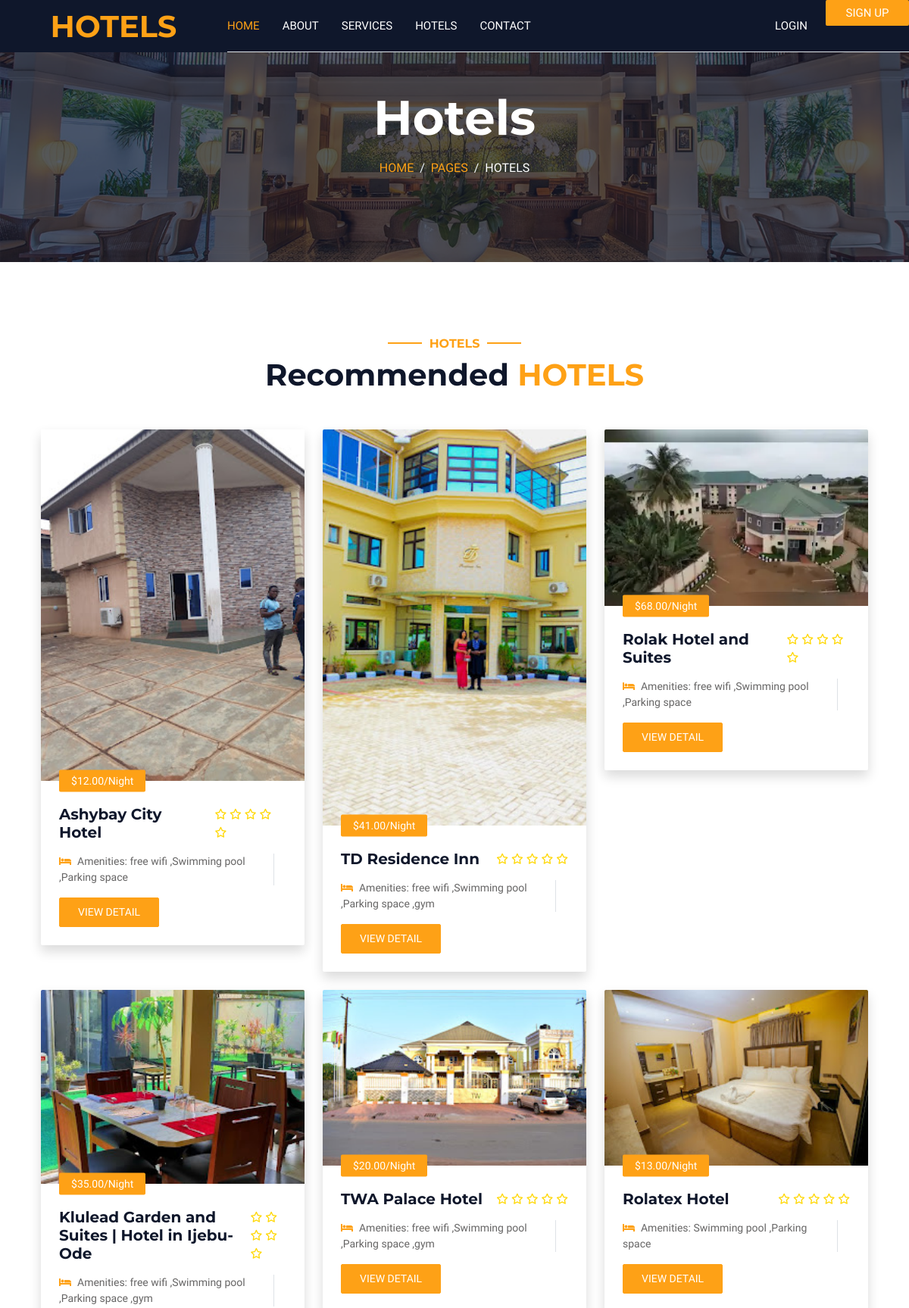
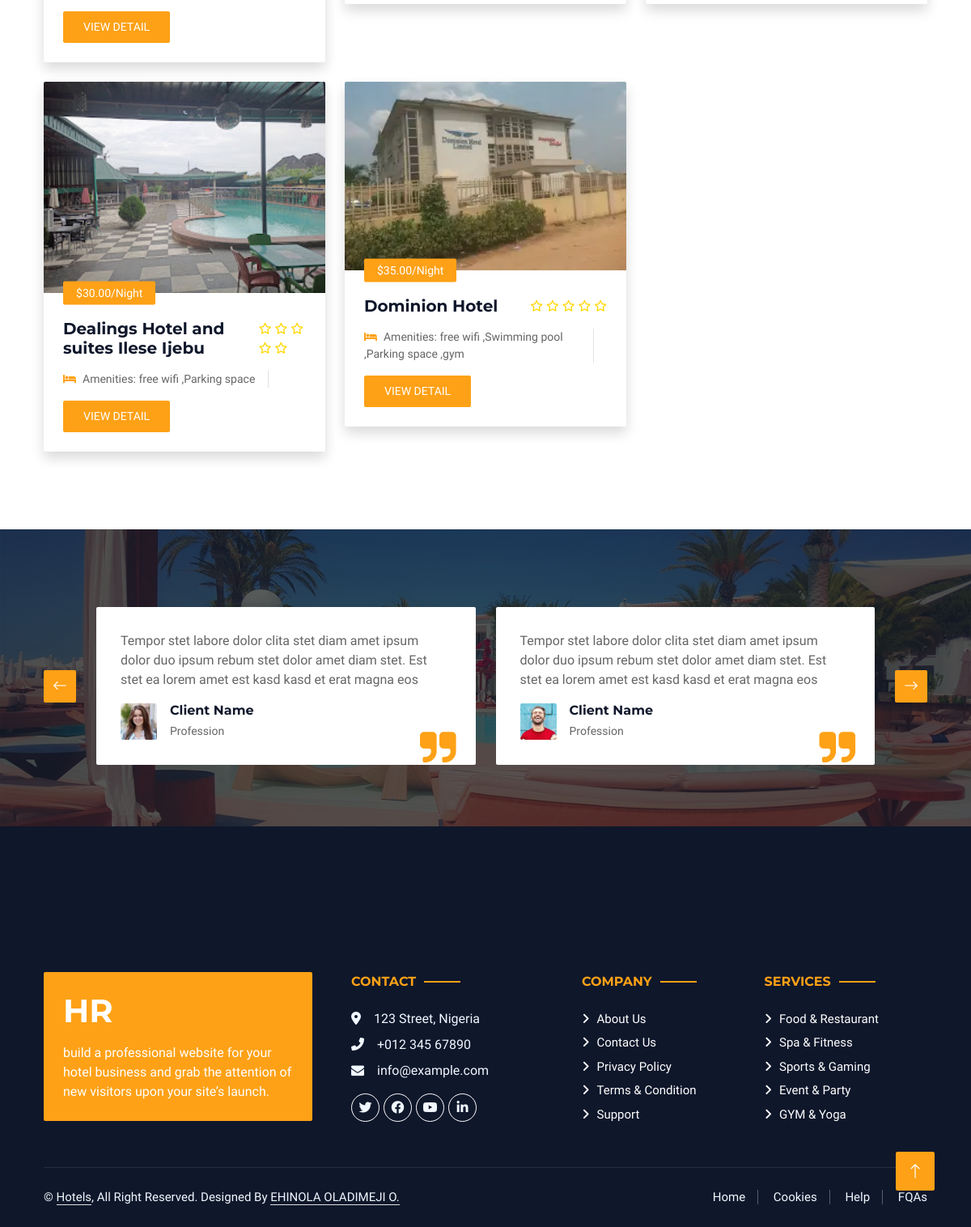
The page /hotel_list/ on the database its author committed (2 pictures, top to bottom).
### hotels/models.py (models this page shows)
class Hotel(models.Model):
    name = models.CharField(max_length=255)
    location = models.CharField(max_length=255)
    description = models.TextField()
    image = models.ImageField(upload_to="hotel_images/",null=True, blank=True)
    amenities = models.ManyToManyField(Amenity)  # Could be a JSONField or a many-to-many relationship for structured data
    price_per_night = models.DecimalField(max_digits=10, decimal_places=2)
    rating = models.FloatField()

class Amenity(models.Model):
    name = models.CharField(max_length=100)
    description = models.TextField(null=True, blank=True)
    def __str__(self):
        return self.name

### hotels/views.py (the view)
# urls.py: path('hotel_list/',views.hotel_list, name='room' ),
def hotel_list(request):
    if request.method =='GET':
        if request.user.is_authenticated:
            hotels = recommend_hotels(request.user)
        else:
            hotels = Hotel.objects.all()
    return render(request, 'hotels/room.html', {'hotels': hotels})

### hotels/templates/hotels/room.html (shortened to what this page needs)
{% extends "hotels/base.html" %}
    {% load static %}
    {% block content %}
    <div class="container-fluid page-header mb-5 p-0" style="background-image: url({% static 'img/carousel-1.jpg'%});">
        <div class="container-fluid page-header-inner py-5">
            <div class="container text-center pb-5">
                <h1 class="display-3 text-white mb-3 animated slideInDown">Hotels</h1>
                <nav aria-label="breadcrumb">
                    <ol class="breadcrumb justify-content-center text-uppercase">
                        <li class="breadcrumb-item"><a href="{% url "index" %}">Home</a></li>
                        <li class="breadcrumb-item"><a href="#">Pages</a></li>
                        <li class="breadcrumb-item text-white active" aria-current="page">Hotels</li>
                        </ol>
                    </nav>
                </div>
            </div>
        </div>
        <div class="container-xxl py-5">
            <div class="container">
                <div class="text-center wow fadeInUp" data-wow-delay="0.1s">
                    <h6 class="section-title text-center text-primary text-uppercase">Hotels</h6>
                    <h1 class="mb-5">Recommended <span class="text-primary text-uppercase">Hotels</span></h1>
                </div>
                <div class="row g-4">
                    {% for hotel in hotels %}
                    <div class="col-lg-4 col-md-6 wow fadeInUp" data-wow-delay="0.1s">
                        <div class="room-item shadow rounded overflow-hidden">
                            <div class="position-relative">
                                {% if hotel.image.url %}
                                <img class="img-fluid" src="{{ hotel.image.url }}" alt="{{ hotel.name }}" width="500" height="300">
                                {% endif %}
                                <small class="position-absolute start-0 top-100 translate-middle-y bg-primary text-white rounded py-1 px-3 ms-4">
                                    ${{hotel.price_per_night }}/Night
                                </small>
                            </div>
                            <div class="p-4 mt-2">
                                <div class="d-flex justify-content-between mb-3">
                                    <h5 class="mb-0">{{ hotel.name }}</h5>
                                    <div class="ps-2 star-rating">
                                        {% for i in "12345" %}
                                            {% if hotel.review_score >= i|add:"0.5" %}
                                                <small class="fa fa-star"></small>
                                            {% elif hotel.review_score >= i %}
                                                <small class="fas fa-star-half-alt"></small>
                                            {% else %}
                                                <small class="far fa-star"></small>
                                            {% endif %}
                                        {% endfor %}
                                    </div>
                                </div>
                                <div class="d-flex mb-3">
                                    <small class="border-end me-3 pe-3"><i class="fa fa-bed text-primary me-2"></i>Amenities: {{ hotel.amenities.all|join:" ," }}</small>
                                </div>
                                <div class="d-flex justify-content-between">
                                    <a class="btn btn-sm btn-primary rounded py-2 px-4" href="{% url 'hotel_detail' hotel.id %}">View Detail</a>
                                </div>
                            </div>
                        </div>
                    </div>
                    {% endfor %}
                </div>
            </div>
        </div>
        <div class="container-xxl testimonial mt-5 py-5 bg-dark wow zoomIn" data-wow-delay="0.1s" style="margin-bottom: 90px;">
            <div class="container">
                <div class="owl-carousel testimonial-carousel py-5">
                    <div class="testimonial-item position-relative bg-white rounded overflow-hidden">
                        <p>Tempor stet labore dolor clita stet diam amet ipsum dolor duo ipsum rebum stet dolor amet diam stet. Est stet ea lorem amet est kasd kasd et erat magna eos</p>
                        <div class="d-flex align-items-center">
                            <img class="img-fluid flex-shrink-0 rounded" src="img/testimonial-1.jpg" style="width: 45px; height: 45px;">
                            <div class="ps-3">
                                <h6 class="fw-bold mb-1">Client Name</h6>
                                <small>Profession</small>
                            </div>
                        </div>
                        <i class="fa fa-quote-right fa-3x text-primary position-absolute end-0 bottom-0 me-4 mb-n1"></i>
                    </div>
                    <div class="testimonial-item position-relative bg-white rounded overflow-hidden">
                        <p>Tempor stet labore dolor clita stet diam amet ipsum dolor duo ipsum rebum stet dolor amet diam stet. Est stet ea lorem amet est kasd kasd et erat magna eos</p>
                        <div class="d-flex align-items-center">
                            <img class="img-fluid flex-shrink-0 rounded" src="img/testimonial-2.jpg" style="width: 45px; height: 45px;">
                            <div class="ps-3">
                                <h6 class="fw-bold mb-1">Client Name</h6>
                                <small>Profession</small>
                            </div>
                        </div>
                        <i class="fa fa-quote-right fa-3x text-primary position-absolute end-0 bottom-0 me-4 mb-n1"></i>
                    </div>
                </div>
            </div>
        </div>
        {% endblock content %}

### hotels/templates/hotels/base.html (shortened to what this page needs)
{% load static %}
<!DOCTYPE html>
<html lang="en">
<head>
    <link href="https://cdnjs.cloudflare.com/ajax/libs/font-awesome/5.10.0/css/all.min.css" rel="stylesheet">
    <link href="https://cdn.jsdelivr.net/npm/bootstrap-icons@1.4.1/font/bootstrap-icons.css" rel="stylesheet">
    <link href="{% static 'lib/animate/animate.min.css'%}" rel="stylesheet">
    <link href="{% static 'lib/owlcarousel/assets/owl.carousel.min.css'%}" rel="stylesheet">
    <link href="{% static 'lib/tempusdominus/css/tempusdominus-bootstrap-4.min.css'%}" rel="stylesheet" />
    <link rel="stylesheet" href="https://cdnjs.cloudflare.com/ajax/libs/font-awesome/6.0.0-beta3/css/all.min.css">
    <link rel="stylesheet" href="https://stackpath.bootstrapcdn.com/bootstrap/4.5.0/css/bootstrap.min.css">
    <link rel="stylesheet" href="https://maxcdn.bootstrapcdn.com/font-awesome/4.7.0/css/font-awesome.min.css">
    <link href="https://cdn.jsdelivr.net/npm/bootstrap@5.3.0/dist/css/bootstrap.min.css" rel="stylesheet">
    <link href="{% static 'css/bootstrap.min.css'%}" rel="stylesheet">
    <link href="{% static 'css/style.css'%}" rel="stylesheet">
</head>
<body>
    <div class="container-xxl bg-white p-0">
        <div class="container-fluid bg-dark px-0">
            <div class="row gx-0">
                <div class="col-lg-3 bg-dark d-none d-lg-block">
                    <a href="index.html" class="navbar-brand w-100 h-100 m-0 p-0 d-flex align-items-center justify-content-center">
                        <h1 class="m-0 text-primary text-uppercase">Hotels</h1>
                    </a>
                </div>
                <div class="col-lg-9">
                    <nav class="navbar navbar-expand-lg bg-dark navbar-dark p-3 p-lg-0">
                        <div class="collapse navbar-collapse justify-content-between" id="navbarCollapse">
                            <div class="navbar-nav mr-auto py-0">
                                <a href="{% url "index" %}" class="nav-item nav-link active">Home</a>
                                <a href="{% url "about"%}" class="nav-item nav-link">About</a>
                                <a href="{% url "service"%}" class="nav-item nav-link">Services</a>
                                <a href="{% url "room" %}" class="nav-item nav-link">Hotels</a>
                               <a href="{% url "contact" %}" class="nav-item nav-link">Contact</a>
                            </div>
                            <div class="navbar-nav ml-auto action-buttons">
                                {% if user.is_authenticated %}
                                <a href="{% url "logout" %}" class="nav-item nav-link">Logout</a>
                                <a href="{% url "profile_update" %}" class="nav-item nav-link">Update Profile</a>
                                {% else %}
                                <div class="nav-item dropdown">
                                    <a href="#" data-toggle="dropdown" class="nav-link dropdown-toggle mr-4">Login</a>
                                </div>
                                <div class="nav-item dropdown">
                                    <a href="#" data-toggle="dropdown" class="btn btn-primary dropdown-toggle sign-up-btn">Sign up</a>
                                </div>
                                {%endif%}
                            </div>
                        </div>
                    </nav>
                </div>
            </div>
        </div>
        {%block content%}
        {%endblock%}
        <div class="container-fluid bg-dark text-light footer wow fadeIn" data-wow-delay="0.1s">
            <div class="container pb-5">
                <div class="row g-5">
                    <div class="col-md-6 col-lg-4">
                        <div class="bg-primary rounded p-4">
                            <a href="{% static 'index'%}"><h1 class="text-white text-uppercase mb-3">HR</h1></a>
                            <p class="text-white mb-0">
								build a professional website for your hotel business and grab the attention of new visitors upon your site’s launch.
							</p>
                        </div>
                    </div>
                    <div class="col-md-6 col-lg-3">
                        <h6 class="section-title text-start text-primary text-uppercase mb-4">Contact</h6>
                        <p class="mb-2"><i class="fa fa-map-marker-alt me-3"></i>123 Street, Nigeria</p>
                        <p class="mb-2"><i class="fa fa-phone-alt me-3"></i>+012 345 67890</p>
                        <p class="mb-2"><i class="fa fa-envelope me-3"></i>info@example.com</p>
                        <div class="d-flex pt-2">
                            <a class="btn btn-outline-light btn-social" href=""><i class="fab fa-twitter"></i></a>
                            <a class="btn btn-outline-light btn-social" href=""><i class="fab fa-facebook-f"></i></a>
                            <a class="btn btn-outline-light btn-social" href=""><i class="fab fa-youtube"></i></a>
                            <a class="btn btn-outline-light btn-social" href=""><i class="fab fa-linkedin-in"></i></a>
                        </div>
                    </div>
                    <div class="col-lg-5 col-md-12">
                        <div class="row gy-5 g-4">
                            <div class="col-md-6">
                                <h6 class="section-title text-start text-primary text-uppercase mb-4">Company</h6>
                                <a class="btn btn-link" href="">About Us</a>
                                <a class="btn btn-link" href="">Contact Us</a>
                                <a class="btn btn-link" href="">Privacy Policy</a>
                                <a class="btn btn-link" href="">Terms & Condition</a>
                                <a class="btn btn-link" href="">Support</a>
                            </div>
                            <div class="col-md-6">
                                <h6 class="section-title text-start text-primary text-uppercase mb-4">Services</h6>
                                <a class="btn btn-link" href="">Food & Restaurant</a>
                                <a class="btn btn-link" href="">Spa & Fitness</a>
                                <a class="btn btn-link" href="">Sports & Gaming</a>
                                <a class="btn btn-link" href="">Event & Party</a>
                                <a class="btn btn-link" href="">GYM & Yoga</a>
                            </div>
                        </div>
                    </div>
                </div>
            </div>
            <div class="container">
                <div class="copyright">
                    <div class="row">
                        <div class="col-md-6 text-center text-md-start mb-3 mb-md-0">
                            &copy; <a class="border-bottom" href="#">Hotels</a>, All Right Reserved.
							Designed By <a class="border-bottom" href="#">EHINOLA OLADIMEJI O.</a>
                        </div>
                        <div class="col-md-6 text-center text-md-end">
                            <div class="footer-menu">
                                <a href="">Home</a>
                                <a href="">Cookies</a>
                                <a href="">Help</a>
                                <a href="">FQAs</a>
                            </div>
                        </div>
                    </div>
                </div>
            </div>
        </div>
        <a href="#" class="btn btn-lg btn-primary btn-lg-square back-to-top"><i class="bi bi-arrow-up"></i></a>
    </div>
</body>
</html>

### rows shown on the page
Hotel: image (picture), price_per_night "12.00", name "Ashybay City Hotel", amenities.all "free wifi ,Swimming pool ,Parking space"
Hotel: image (picture), price_per_night "41.00", name "TD Residence Inn", amenities.all "free wifi ,Swimming pool ,Parking space ,gym"
Hotel: image (picture), price_per_night "68.00", name "Rolak Hotel and Suites", amenities.all "free wifi ,Swimming pool ,Parking space"
Hotel: image (picture), price_per_night "35.00", name "Klulead Garden and Suites | Hotel in Ijebu-Ode", amenities.all "free wifi ,Swimming pool ,Parking space ,gym"
Hotel: image (picture), price_per_night "20.00", name "TWA Palace Hotel", amenities.all "free wifi ,Swimming pool ,Parking space ,gym"
Hotel: image (picture), price_per_night "13.00", name "Rolatex Hotel", amenities.all "Swimming pool ,Parking space"
Hotel: image (picture), price_per_night "30.00", name "Dealings Hotel and suites Ilese Ijebu", amenities.all "free wifi ,Parking space"
Hotel: image (picture), price_per_night "35.00", name "Dominion Hotel", amenities.all "free wifi ,Swimming pool ,Parking space ,gym"
